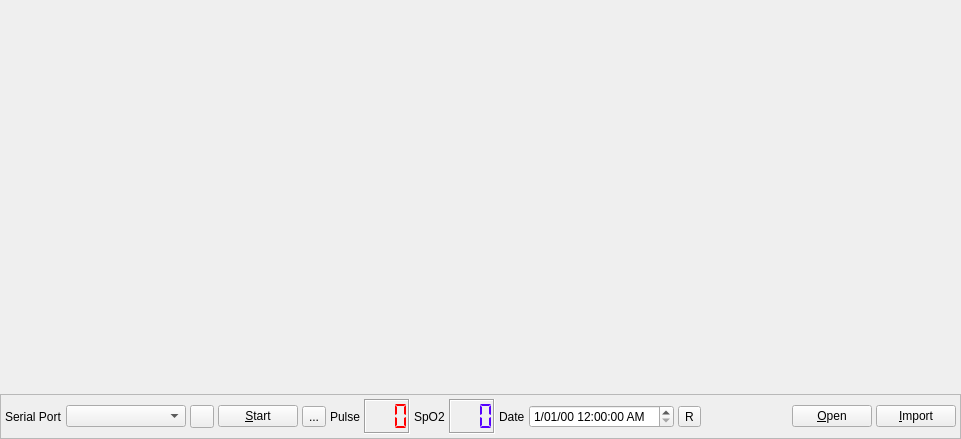
<?xml version="1.0" encoding="UTF-8"?>
<ui version="4.0">
 <class>Oximetry</class>
 <widget class="QWidget" name="Oximetry">
  <property name="geometry">
   <rect>
    <x>0</x>
    <y>0</y>
    <width>961</width>
    <height>439</height>
   </rect>
  </property>
  <property name="windowTitle">
   <string>Form</string>
  </property>
  <layout class="QVBoxLayout" name="verticalLayout">
   <property name="spacing">
    <number>0</number>
   </property>
   <property name="margin">
    <number>0</number>
   </property>
   <item>
    <widget class="QWidget" name="graphArea" native="true">
     <property name="sizePolicy">
      <sizepolicy hsizetype="Expanding" vsizetype="Expanding">
       <horstretch>0</horstretch>
       <verstretch>0</verstretch>
      </sizepolicy>
     </property>
    </widget>
   </item>
   <item>
    <widget class="QFrame" name="frame">
     <property name="minimumSize">
      <size>
       <width>0</width>
       <height>45</height>
      </size>
     </property>
     <property name="maximumSize">
      <size>
       <width>16777215</width>
       <height>45</height>
      </size>
     </property>
     <property name="frameShape">
      <enum>QFrame::StyledPanel</enum>
     </property>
     <property name="frameShadow">
      <enum>QFrame::Raised</enum>
     </property>
     <layout class="QHBoxLayout" name="horizontalLayout">
      <property name="spacing">
       <number>4</number>
      </property>
      <property name="margin">
       <number>4</number>
      </property>
      <item>
       <widget class="QLabel" name="label">
        <property name="text">
         <string>Serial Port</string>
        </property>
       </widget>
      </item>
      <item>
       <widget class="QComboBox" name="SerialPortsCombo">
        <property name="minimumSize">
         <size>
          <width>120</width>
          <height>0</height>
         </size>
        </property>
       </widget>
      </item>
      <item>
       <widget class="QToolButton" name="RefreshPortsButton">
        <property name="text">
         <string/>
        </property>
        <property name="icon">
         <iconset resource="Resources.qrc">
          <normaloff>:/icons/refresh.png</normaloff>:/icons/refresh.png</iconset>
        </property>
       </widget>
      </item>
      <item>
       <widget class="QPushButton" name="RunButton">
        <property name="text">
         <string>&amp;Start</string>
        </property>
        <property name="checkable">
         <bool>true</bool>
        </property>
       </widget>
      </item>
      <item>
       <widget class="QToolButton" name="saveButton">
        <property name="text">
         <string>...</string>
        </property>
        <property name="icon">
         <iconset resource="Resources.qrc">
          <normaloff>:/icons/save.png</normaloff>:/icons/save.png</iconset>
        </property>
       </widget>
      </item>
      <item>
       <widget class="QLabel" name="label_2">
        <property name="text">
         <string>Pulse</string>
        </property>
       </widget>
      </item>
      <item>
       <widget class="QLCDNumber" name="pulseLCD">
        <property name="sizePolicy">
         <sizepolicy hsizetype="Fixed" vsizetype="Minimum">
          <horstretch>0</horstretch>
          <verstretch>0</verstretch>
         </sizepolicy>
        </property>
        <property name="palette">
         <palette>
          <active>
           <colorrole role="WindowText">
            <brush brushstyle="SolidPattern">
             <color alpha="255">
              <red>255</red>
              <green>0</green>
              <blue>0</blue>
             </color>
            </brush>
           </colorrole>
          </active>
          <inactive>
           <colorrole role="WindowText">
            <brush brushstyle="SolidPattern">
             <color alpha="255">
              <red>255</red>
              <green>0</green>
              <blue>0</blue>
             </color>
            </brush>
           </colorrole>
          </inactive>
          <disabled>
           <colorrole role="WindowText">
            <brush brushstyle="SolidPattern">
             <color alpha="255">
              <red>118</red>
              <green>118</green>
              <blue>117</blue>
             </color>
            </brush>
           </colorrole>
          </disabled>
         </palette>
        </property>
        <property name="frameShape">
         <enum>QFrame::Box</enum>
        </property>
        <property name="frameShadow">
         <enum>QFrame::Sunken</enum>
        </property>
        <property name="numDigits">
         <number>3</number>
        </property>
        <property name="segmentStyle">
         <enum>QLCDNumber::Flat</enum>
        </property>
       </widget>
      </item>
      <item>
       <widget class="QLabel" name="label_3">
        <property name="text">
         <string>SpO2</string>
        </property>
       </widget>
      </item>
      <item>
       <widget class="QLCDNumber" name="spo2LCD">
        <property name="sizePolicy">
         <sizepolicy hsizetype="Fixed" vsizetype="Minimum">
          <horstretch>0</horstretch>
          <verstretch>0</verstretch>
         </sizepolicy>
        </property>
        <property name="palette">
         <palette>
          <active>
           <colorrole role="WindowText">
            <brush brushstyle="SolidPattern">
             <color alpha="255">
              <red>85</red>
              <green>0</green>
              <blue>255</blue>
             </color>
            </brush>
           </colorrole>
          </active>
          <inactive>
           <colorrole role="WindowText">
            <brush brushstyle="SolidPattern">
             <color alpha="255">
              <red>85</red>
              <green>0</green>
              <blue>255</blue>
             </color>
            </brush>
           </colorrole>
          </inactive>
          <disabled>
           <colorrole role="WindowText">
            <brush brushstyle="SolidPattern">
             <color alpha="255">
              <red>118</red>
              <green>118</green>
              <blue>117</blue>
             </color>
            </brush>
           </colorrole>
          </disabled>
         </palette>
        </property>
        <property name="frameShadow">
         <enum>QFrame::Sunken</enum>
        </property>
        <property name="numDigits">
         <number>3</number>
        </property>
        <property name="segmentStyle">
         <enum>QLCDNumber::Flat</enum>
        </property>
       </widget>
      </item>
      <item>
       <widget class="QLabel" name="label_4">
        <property name="text">
         <string>Date</string>
        </property>
       </widget>
      </item>
      <item>
       <widget class="QDateTimeEdit" name="dateEdit">
        <property name="displayFormat">
         <string>d/MM/yy h:mm:ss AP</string>
        </property>
       </widget>
      </item>
      <item>
       <widget class="QToolButton" name="resetTimeButton">
        <property name="text">
         <string>R</string>
        </property>
       </widget>
      </item>
      <item>
       <spacer name="horizontalSpacer">
        <property name="orientation">
         <enum>Qt::Horizontal</enum>
        </property>
        <property name="sizeHint" stdset="0">
         <size>
          <width>59</width>
          <height>20</height>
         </size>
        </property>
       </spacer>
      </item>
      <item>
       <widget class="QPushButton" name="openButton">
        <property name="text">
         <string>&amp;Open</string>
        </property>
       </widget>
      </item>
      <item>
       <widget class="QPushButton" name="ImportButton">
        <property name="text">
         <string>&amp;Import</string>
        </property>
       </widget>
      </item>
     </layout>
    </widget>
   </item>
  </layout>
 </widget>
 <resources>
  <include location="Resources.qrc"/>
 </resources>
 <connections/>
</ui>
